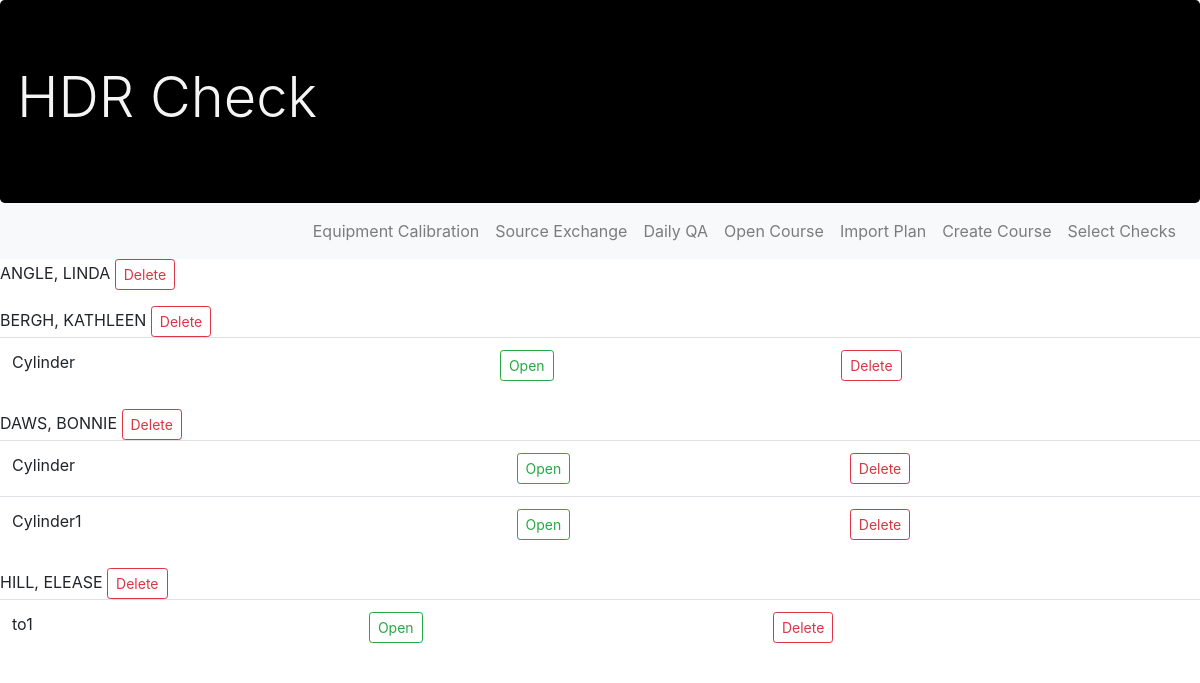
Page /openHDRCourse/ on the committed database.
### Patient/models.py (models this page shows, shortened)
class Patient(models.Model):
    PatientName =  models.CharField(max_length = 30 )
    PatientDOB =  models.DateField(max_length = 20, null = True)
    PatientID = models.CharField(max_length = 30, primary_key= True)

### HDRPlanCheck/models.py (models this page shows, shortened)
class HDRCourse(models.Model):
    CourseName =  models.CharField(max_length = 30,  default = 'HDR')
    Patient = models.ForeignKey("Patient.Patient", on_delete=models.CASCADE, default = "John")
    PatientName =  models.CharField(max_length = 30,  default = 'HDR')
    NumFractions =  models.IntegerField(default=0)
    CourseType =  models.CharField(max_length = 30,  default = 'HDR')
    TxType =  models.CharField(max_length = 30,  default = 'Cyl')
    RXDose = models.DecimalField(max_digits = 10, decimal_places = 3, default = 0 )
    RXDist = models.DecimalField(max_digits = 10, decimal_places = 3, default = 0 )
    Active = models.BooleanField(default = True)
    class Meta:
        unique_together = ('PatientName', 'CourseName',)

### HDRPlanCheck/views.py (the view)
# urls.py: path('openHDRCourse/', views.openHDRCourse, name = 'openHDRCourse'),
def openHDRCourse(request):
    patientSet = Patient.objects.all()
    courseSet = HDRCourse.objects.all()
    return render(request, 'OpenHDRCourse.html', {'patients': patientSet,'courses':courseSet})

### HDRPlanCheck/templates/OpenHDRCourse.html
{% extends 'base.html'%}
{% block content%}
{% for patient in patients %}
<span>{{patient.PatientName}}</span>
 <td><a class="btn btn-outline-danger btn-sm my-2 my-sm-0" href = "{% url 'deletePatient' patient.pk %}">Delete</a></td></tr>
    <table class = "table">
    {%for course in courses%}
        {%if course.Patient == patient%}
            <div>
            <tr><td>{{course.CourseName}}<td><td>
            <a class="btn btn-outline-success btn-sm my-2 my-sm-0" href = "{% url 'openHDRPlan' course.pk %}">Open</a></td>
            <td><a class="btn btn-outline-danger btn-sm my-2 my-sm-0" href = "{% url 'deleteHDRCourse' course.pk %}">Delete</a></td></tr>
            </div>
       {% endif %}
    {% endfor %}
    </table>
   {% endfor %}
{% endblock %}

### HDRPlanCheck/templates/base.html (style rules this page uses)
body { margin-bottom: 100px; }

### rows in the picture
Patient: PatientName "ANGLE, LINDA"
Patient: PatientName "BERGH, KATHLEEN"
HDRCourse: CourseName "Cylinder"
Patient: PatientName "DAWS, BONNIE"
HDRCourse: CourseName "Cylinder"
HDRCourse: CourseName "Cylinder1"
Patient: PatientName "HILL, ELEASE"
HDRCourse: CourseName "to1"
